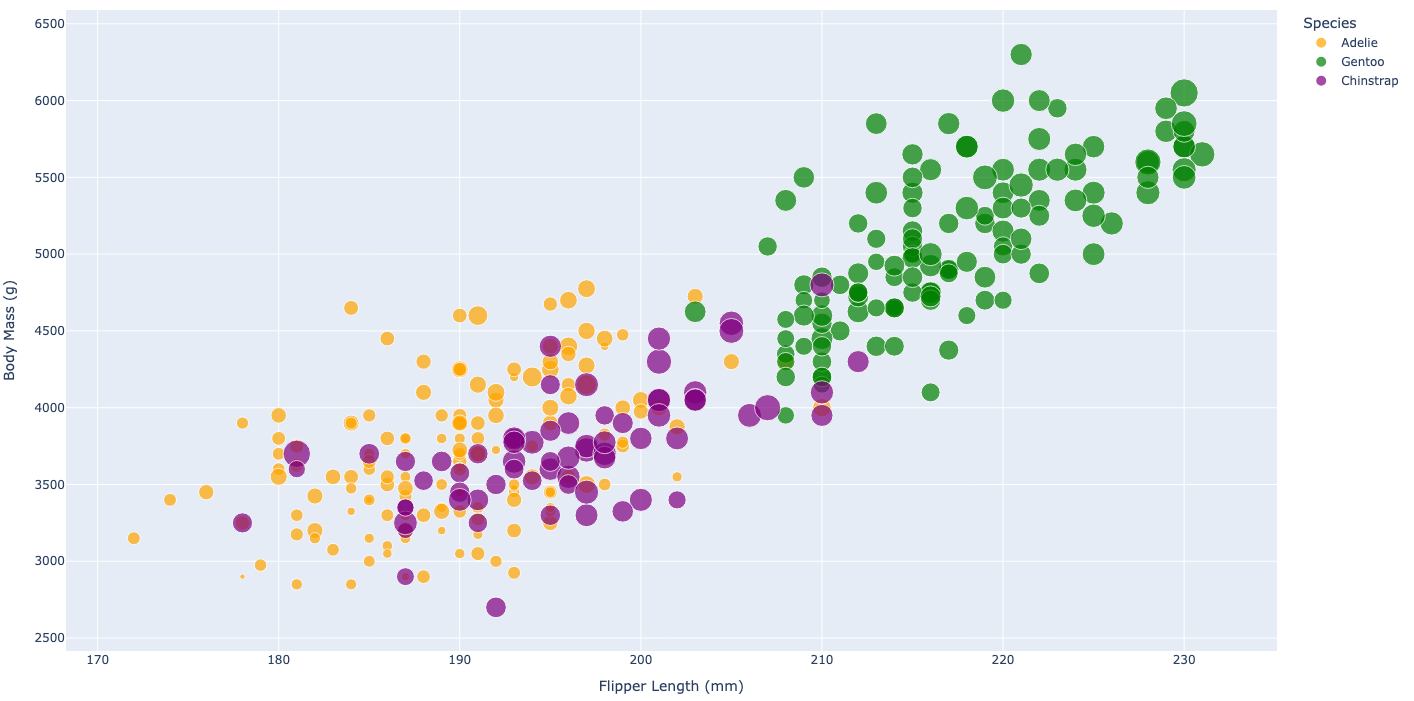

Here is the Python script that generated this plot:
import plotly.express as px
import pandas as pd

# Load the penguins dataset
data = pd.read_csv("penglings.csv")

# Drop rows with 'nan' values in the specified columns
columns_to_check = ['flipper_length_mm', 'body_mass_g', 'bill_length_mm']
data = data.dropna(subset=columns_to_check)

# Normalize the bill length
min_bill_length = data["bill_length_mm"].min()
max_bill_length = data["bill_length_mm"].max()
data["normalized_bill_length"] = (data["bill_length_mm"] - min_bill_length) / (max_bill_length - min_bill_length)
data["scaled_sizes"] = data["normalized_bill_length"]

# this step isreally important otherwise always show sizes nan should be an integer
data["sizes"] = data["scaled_sizes"]

# Replace NaN values in 'sizes' with a default value (0) using the fillna method
data["sizes"].fillna(0, inplace=True)  # Replace NaN with 0

# Create scatter plot using Plotly Express
fig = px.scatter(data, x="flipper_length_mm", y="body_mass_g",
                 color="species", size="sizes",
                 color_discrete_map={"Adelie": "orange", "Gentoo": "green", "Chinstrap": "purple"},
                 labels={"flipper_length_mm": "Flipper Length (mm)", "body_mass_g": "Body Mass (g)"})

# Customize the layout
fig.update_layout(
    margin=dict(l=10, r=10, t=10, b=10),
    xaxis_title="Flipper Length (mm)",
    yaxis_title="Body Mass (g)",
    legend=dict(title="Species"),
    showlegend=True
)

# Show the plot
fig.show()
